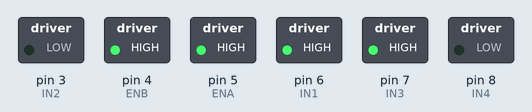
Bench run of a sketch on a simulated Arduino Uno, built with avr-gcc and run on an emulated ATmega328P. Parts: switched loads named in the sketch (green lamp = pin HIGH). What the sketch prints to the serial monitor is not drawn.

Above: at 0.1 s.
Timing chart, 0 to 1.6 s (numbered marks = the images above):
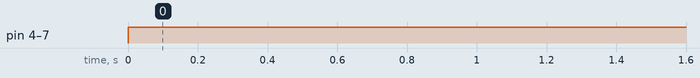

Measured:
- by itself, pin 4 (ENB), pin 5 (ENA), pin 6 (IN1), pin 7 (IN3): LOW → HIGH at 0.00 s

The sketch:

meow.ino
```cpp
// Pin Definitions
const int ENA = 5;  // PWM pin for left motor (speed)
const int IN1 = 6;  // Direction pin for left motor
const int IN2 = 3;  // Direction pin for left motor
const int ENB = 4; // PWM pin for right motor (speed)
const int IN3 = 7;  // Direction pin for right motor
const int IN4 = 8;  // Direction pin for right motor

int speed_left = 0;  // Speed of the left motor (-255 to 255)
int speed_right = 0; // Speed of the right motor (-255 to 255)

void setup() {
  pinMode(ENA, OUTPUT);
  pinMode(IN1, OUTPUT);
  pinMode(IN2, OUTPUT);
  pinMode(ENB, OUTPUT);
  pinMode(IN3, OUTPUT);
  pinMode(IN4, OUTPUT);

  Serial.begin(9600); // Start serial communication
  Serial.println("Motor control ready. Send a, b, c, or d to change speeds.");
}

void loop() {
  digitalWrite(IN1, HIGH);
  digitalWrite(IN2, LOW);
  digitalWrite(IN3, HIGH);
  digitalWrite(IN4, LOW);
  digitalWrite(ENA, HIGH);
  digitalWrite(ENB, HIGH);
}
```
